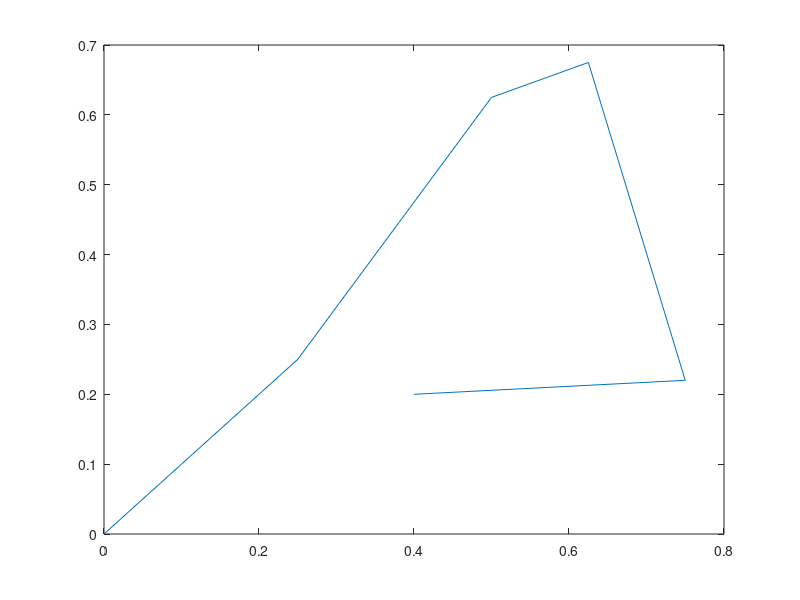

Reproduce this figure in MATLAB. (Note: this script raises an error after producing the figure.)
%% Test de Deboor en 2D
clear all
close all
X = [ 0 , 0.25 , 0.5 , 0.625, 0.75 , 0.4];
Y = [ 0 , 0.25 , 0.625 , 0.675 , 0.22 , 0.2];
figure(1)
plot(X,Y)
hold on
Vx = use_de_boor(X,2,false);
Vy = use_de_boor(Y,2,false);
plot(Vx,Vy);

figure(2)
X = [0.0795 0.2776 0.4067 0.5979 0.7131 0.8744 0.9758];
Y = [0.2085 0.8090 0.0510 0.8703 0.0335 0.8673 0.0860];
plot(X,Y);
hold on
Vx = use_de_boor(X,2,false);
Vy = use_de_boor(Y,2,false);
plot(Vx,Vy);


figure(3)
X = [0.0933    0.2131    0.4620    0.6118    0.8998    0.6025];
Y = [0.8207    0.3630    0.4942    0.1560    0.7187    0.6983];
plot(X,Y);
hold on
Vx = use_de_boor(X,2,false);
Vy = use_de_boor(Y,2,false);
plot(Vx,Vy);

